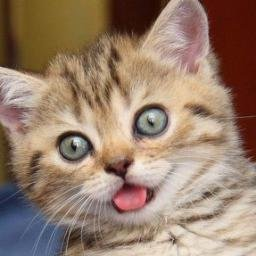
#> input picture Image_Compression/images/image_256_256.jpg, 256 x 256 px
$ python test.py
#> lines starting #> are read from the running program, lines starting #| are printed output that depends on the picture
#!/usr/bin/env python3
# -*- coding: utf-8 -*-
"""
Created on Fri Dec  7 20:33:02 2018

Author: Gorkem Polat
e-mail: polatgorkem@gmail.com

Written with Spyder IDE
"""

from matplotlib.image import imread
import matplotlib.pyplot as plt

image = imread("images/image_256_256.jpg")
#> image is the input picture: shape (256, 256, 3); mean R, G, B 151.5, 126.8, 108.6

imgplot_R = plt.imshow(image[:,:,0])
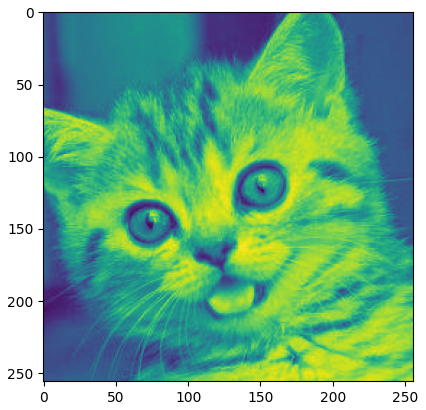
#> figure drawn by matplotlib, 1 panel
